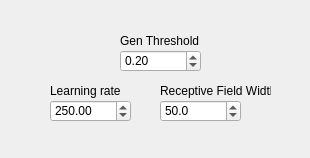
<?xml version="1.0" encoding="UTF-8"?>
<ui version="4.0">
 <class>ParametersLWPRDynamic</class>
 <widget class="QWidget" name="ParametersLWPRDynamic">
  <property name="geometry">
   <rect>
    <x>0</x>
    <y>0</y>
    <width>310</width>
    <height>158</height>
   </rect>
  </property>
  <property name="windowTitle">
   <string>Form</string>
  </property>
  <widget class="QLabel" name="label_41">
   <property name="geometry">
    <rect>
     <x>160</x>
     <y>80</y>
     <width>111</width>
     <height>21</height>
    </rect>
   </property>
   <property name="font">
    <font>
     <pointsize>9</pointsize>
    </font>
   </property>
   <property name="text">
    <string>Receptive Field Width</string>
   </property>
  </widget>
  <widget class="QLabel" name="label_38">
   <property name="geometry">
    <rect>
     <x>120</x>
     <y>30</y>
     <width>81</width>
     <height>21</height>
    </rect>
   </property>
   <property name="font">
    <font>
     <pointsize>9</pointsize>
    </font>
   </property>
   <property name="text">
    <string>Gen Threshold</string>
   </property>
  </widget>
  <widget class="QLabel" name="label_39">
   <property name="geometry">
    <rect>
     <x>50</x>
     <y>80</y>
     <width>71</width>
     <height>21</height>
    </rect>
   </property>
   <property name="font">
    <font>
     <pointsize>9</pointsize>
    </font>
   </property>
   <property name="text">
    <string>Learning rate</string>
   </property>
  </widget>
  <widget class="QDoubleSpinBox" name="lwprInitialDSpin">
   <property name="geometry">
    <rect>
     <x>160</x>
     <y>100</y>
     <width>81</width>
     <height>22</height>
    </rect>
   </property>
   <property name="toolTip">
    <string>Initial width of Receptive Fields</string>
   </property>
   <property name="decimals">
    <number>1</number>
   </property>
   <property name="minimum">
    <double>1.000000000000000</double>
   </property>
   <property name="maximum">
    <double>999.000000000000000</double>
   </property>
   <property name="singleStep">
    <double>1.000000000000000</double>
   </property>
   <property name="value">
    <double>50.000000000000000</double>
   </property>
  </widget>
  <widget class="QDoubleSpinBox" name="lwprAlphaSpin">
   <property name="geometry">
    <rect>
     <x>50</x>
     <y>100</y>
     <width>81</width>
     <height>22</height>
    </rect>
   </property>
   <property name="toolTip">
    <string>Learning rate</string>
   </property>
   <property name="minimum">
    <double>1.000000000000000</double>
   </property>
   <property name="maximum">
    <double>999.990000000000009</double>
   </property>
   <property name="value">
    <double>250.000000000000000</double>
   </property>
  </widget>
  <widget class="QDoubleSpinBox" name="lwprGenSpin">
   <property name="geometry">
    <rect>
     <x>120</x>
     <y>50</y>
     <width>81</width>
     <height>22</height>
    </rect>
   </property>
   <property name="toolTip">
    <string>Generation Threshold</string>
   </property>
   <property name="decimals">
    <number>2</number>
   </property>
   <property name="minimum">
    <double>0.010000000000000</double>
   </property>
   <property name="maximum">
    <double>1.000000000000000</double>
   </property>
   <property name="singleStep">
    <double>0.010000000000000</double>
   </property>
   <property name="value">
    <double>0.200000000000000</double>
   </property>
  </widget>
 </widget>
 <resources/>
 <connections/>
</ui>
